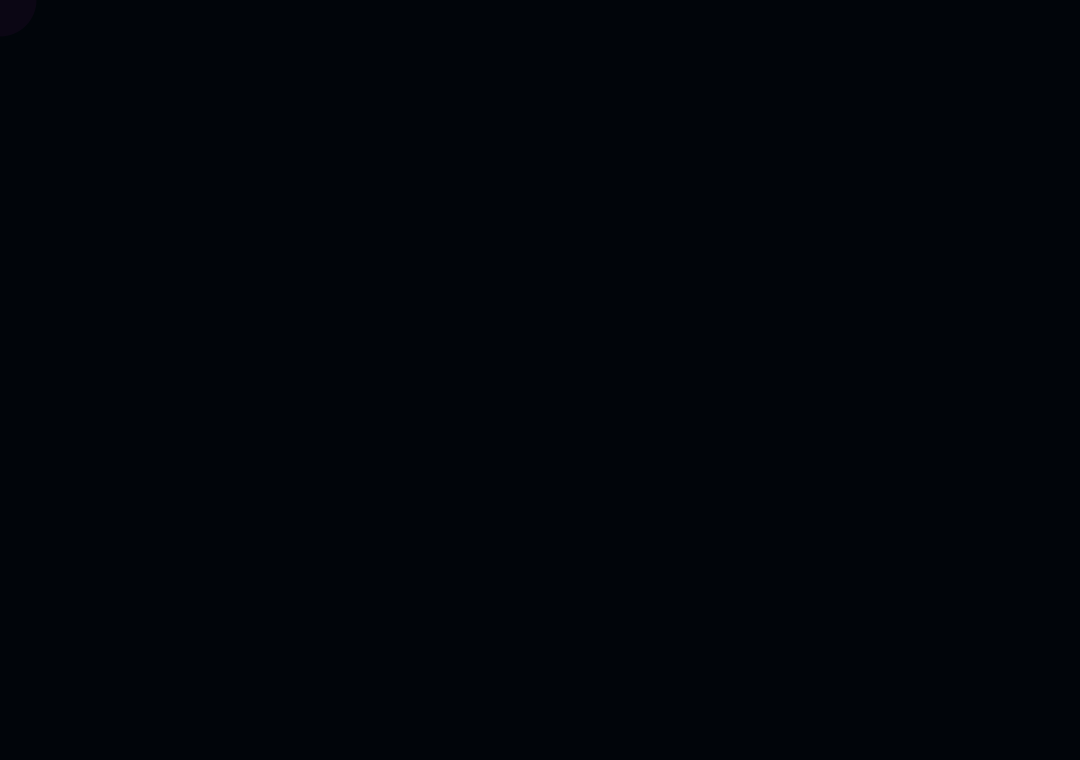
Frame 1 (no input)
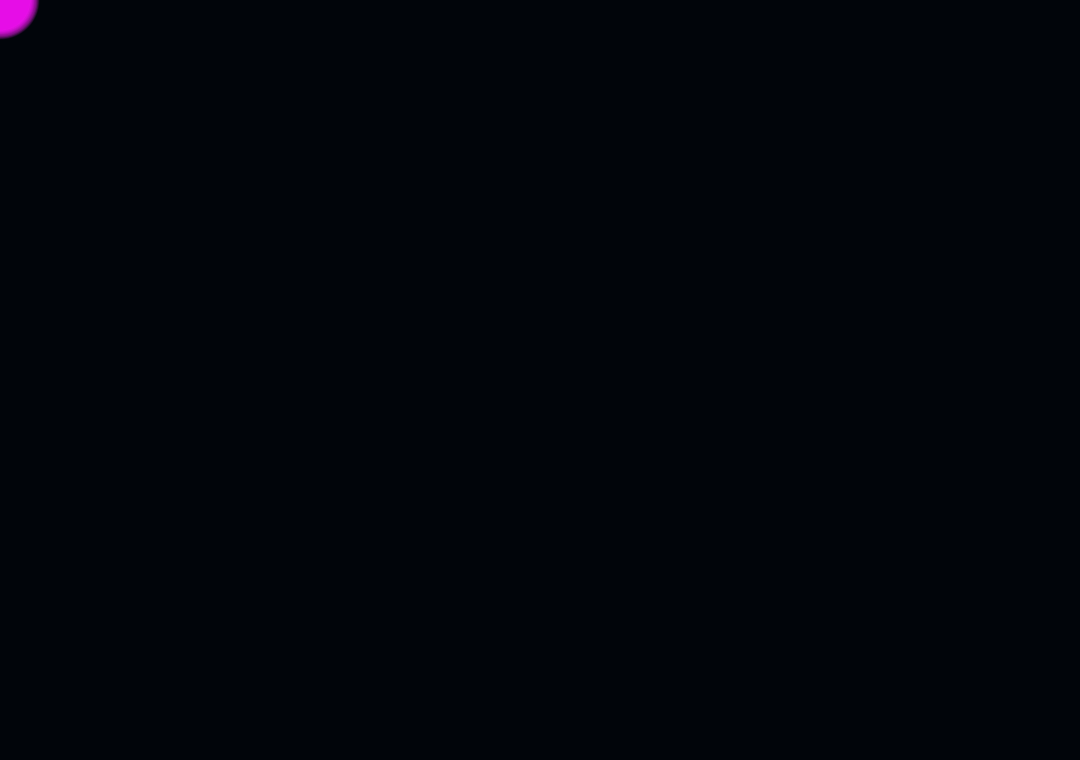
Frame 60 (the mouse pressed at the canvas centre just before this capture)
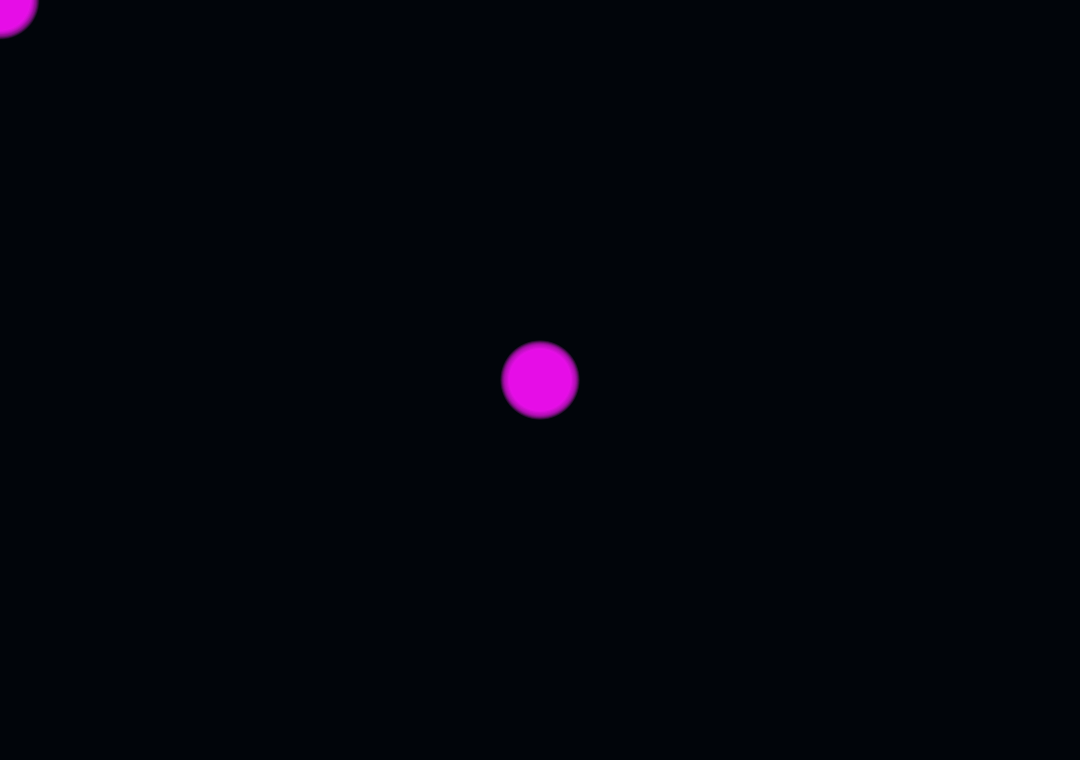
Frame 120 (the mouse held since frame 60 and released just before this capture)

The Processing sketch that drew these frames (run headless with seeded random() and noise(); from frame 60 on, the mouse is pressed at the canvas centre):

// Processing sketch: procesing1
// ── procesing1.pde
float diam;


void setup(){
size(1080,760);
fill(40,100,10);
background(1,5,10);
noStroke();

}


void draw(){
  
diam = random(60,80);
if (diam > 1000){
  fill(540,80,100);
  stroke(0,10,7);
  
} 

else {
  fill(255,20,400,10);
  noStroke();
}

ellipse(mouseX, mouseY, diam, diam); 

}
